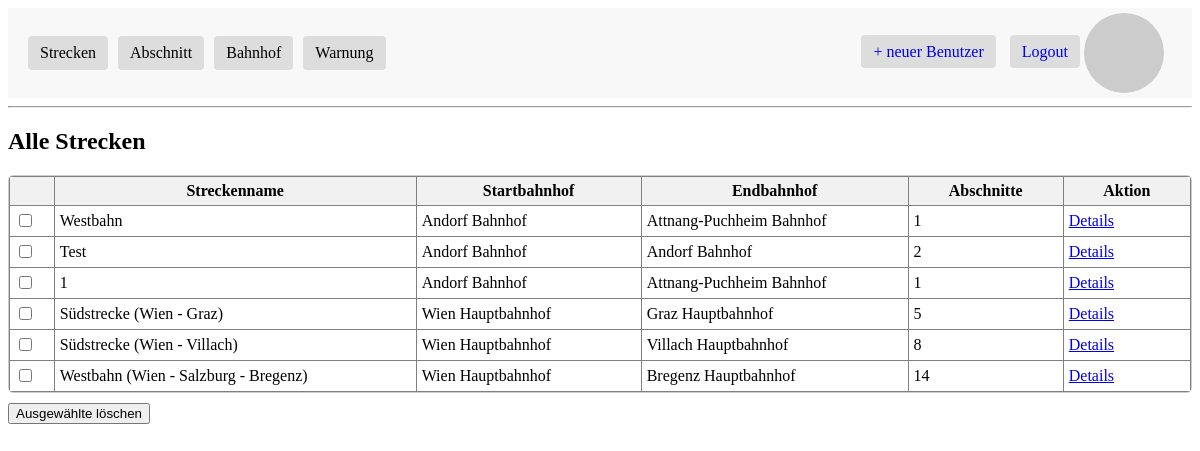
/strecke (signed in), run on an earlier commit of the app's database.
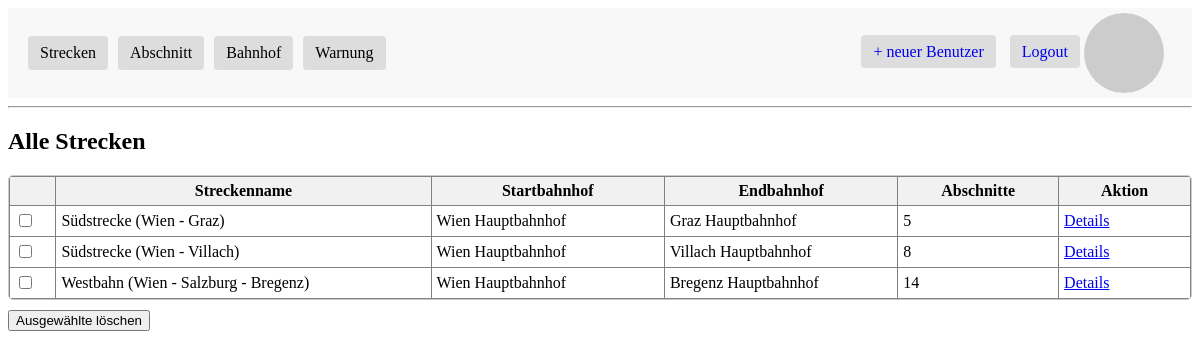
And on a later commit of the database.
### app/models.py (models this page shows, shortened)
class Strecke(db.Model):
    __tablename__ = 'strecken'
    streckenId: so.Mapped[int] = so.mapped_column(sa.Integer, primary_key=True)
    name: so.Mapped[str] = so.mapped_column(sa.String(100), nullable=False, unique=True)
    reihenfolge: so.Mapped[List['Reihenfolge']] = so.relationship(
        'Reihenfolge',
        order_by='Reihenfolge.reihenfolge',
        cascade='all, delete-orphan'
    )
    @property
    def abschnitte_in_reihenfolge(self):
        return [verbindung.abschnitt for verbindung in self.reihenfolge]
    @property
    def start_end_bahnhoefe(self):
        abschnitte = self.abschnitte_in_reihenfolge
        if not abschnitte:
            return None, None
        start_bhf = abschnitte[0].startBahnhof
        end_bhf = abschnitte[-1].endBahnhof
        return start_bhf, end_bhf

class Bahnhof (db.Model):
    __tablename__ = 'bahnhof'
    bahnhofId: so.Mapped[int] = so.mapped_column(primary_key=True)
    name: so.Mapped[str] = so.mapped_column(sa.String(64), index=True,
                                                unique=True)
    adresse: so.Mapped[str] = so.mapped_column(sa.String(120), index=True,
                                             unique=True)
    latitude: so.Mapped[float] = so.mapped_column(sa.Float, nullable=True)
    longitude: so.Mapped[float] = so.mapped_column(sa.Float, nullable=True)
    start_abschnitte: so.Mapped[list['Abschnitt']] = so.relationship(
            "Abschnitt",
            back_populates="startBahnhof",
            primaryjoin="Bahnhof.bahnhofId == Abschnitt.startBahnhofId"
    )
    end_abschnitte: so.Mapped[list['Abschnitt']] = so.relationship(
            "Abschnitt",
            back_populates="endBahnhof",
            primaryjoin="Bahnhof.bahnhofId == Abschnitt.endBahnhofId"
    )

### app/routes.py (the view)
@app.route('/', methods=['GET', 'POST'])
@app.route('/strecke', methods=['GET', 'POST'])
@login_required
def strecke():
    alle_strecken = Strecke.query.all()
    strecken_daten = []
    for strecke in alle_strecken:
        start_bhf, end_bhf = strecke.start_end_bahnhoefe
        strecken_daten.append({
            'id': strecke.streckenId,
            'name': strecke.name,
            'start_bahnhof': start_bhf.name if start_bhf else 'N/A',
            'end_bahnhof': end_bhf.name if end_bhf else 'N/A',
            'anzahl_abschnitte': len(strecke.reihenfolge)
        })
    return render_template(
        'strecke.html',
        title='Alle definierten Strecken',
        strecken=strecken_daten,
        role=current_user.role
    )

### app/models.py (called while the page is built)
@login.user_loader
def load_user(id):
    return db.session.get(User, int(id))

    def avatar(self, size):
        digest = md5(self.email.lower().encode('utf-8')).hexdigest()
        return f'https://www.gravatar.com/avatar/{digest}?d=identicon&s={size}'

### app/templates/strecke.html (shortened to what this page needs)
{% extends "base.html" %}
{% block content %}
<h2>Alle Strecken</h2>
<div style="display: flex; gap: 20px;">
    <div style="flex: 1; display: flex; flex-direction: column;">
        <form method="POST" action="{{ url_for('delete_multiple_strecke') }}" id="strecken-form">
            <div style="overflow-y: auto; max-height: 80vh; border: 1px solid #ccc; border-radius: 5px; flex-shrink: 0;">
                <table class="table table-striped table-hover" border="1" cellpadding="5" style="border-collapse: collapse; width: 100%; margin-bottom: 0;">
                    <thead>
                        <tr>
                            {% if role.value != 'mitarbeiter' %}
                            <th style="min-width: 21px;"></th>
                            {% endif %}
                            <th style="min-width: 150px;">Streckenname</th>
                            <th style="min-width: 150px;">Startbahnhof</th>
                            <th style="min-width: 150px;">Endbahnhof</th>
                            <th style="min-width: 100px;">Abschnitte</th>
                            {% if role.value != 'mitarbeiter' %}
                            <th style="min-width: 80px;">Aktion</th>
                            {% endif %}
                        </tr>
                    </thead>
                    <tbody>
                        {% for s in strecken %}
                        <tr>
                            {% if role.value != 'mitarbeiter' %}
                            <td><input type="checkbox" name="strecke_ids" value="{{ s.id }}"></td>
                            {% endif %}
                            <td>{{ s.name }}</td>
                            <td>{{ s.start_bahnhof }}</td>
                            <td>{{ s.end_bahnhof }}</td>
                            <td class="text-center">{{ s.anzahl_abschnitte }}</td>
                            {% if role.value != 'mitarbeiter' %}
                            <td>
                                <a href="{{ url_for('strecke_add', strecke_id=s.id) }}" class="btn btn-primary btn-sm">Details</a>
                            </td>
                            {% endif %}
                        </tr>
                        {% endfor %}
                    </tbody>
                </table>
            </div> <div style="margin-top: 10px;">
                {% if role.value != 'mitarbeiter' %}
                    <button type="submit" class="btn btn-danger"
                            onclick="return confirm('Willst du wirklich alle ausgewählten Strecken löschen?');">
                        Ausgewählte löschen
                    </button>
                {% endif %}
            </div>
        </form>
    </div>
</div>
{% endblock %}

What changed in the data, as far as the page shows it:
removed Strecke: name "Westbahn"
no longer on this page (row unchanged): Bahnhof: start_bahnhof "Andorf Bahnhof" "Andorf Bahnhof" "Andorf Bahnhof", end_bahnhof "Andorf Bahnhof"
no longer on this page (row unchanged): Bahnhof: end_bahnhof "Attnang-Puchheim Bahnhof" "Attnang-Puchheim Bahnhof"
removed Strecke: name "Test"
Also different on the page:
list line gone: "☐ 1 Details"
list line gone: "☐ 2 Details"
list line gone: "☐ 1 1 Details"
